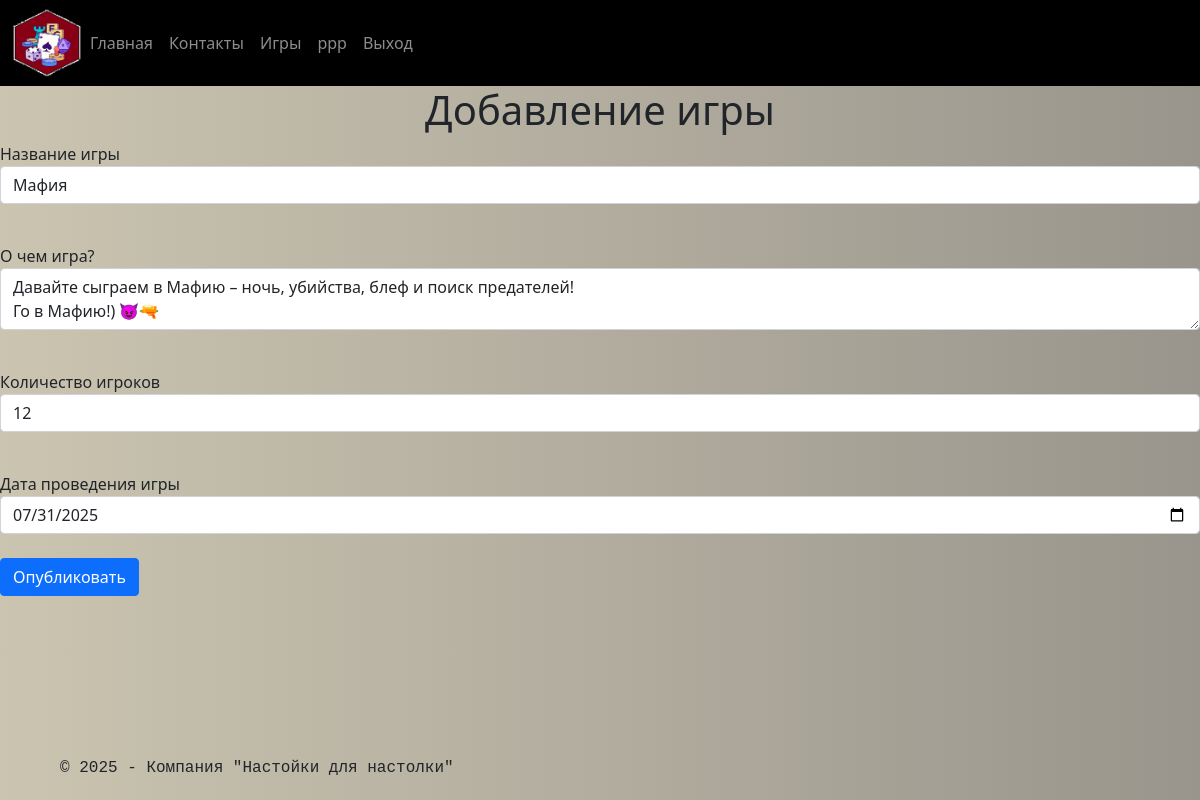
Page /gamesplay/1 (signed in) on the committed database.
### data/users.py (models this page shows, shortened)
class Player(SqlAlchemyBase, UserMixin, SerializerMixin):
    __tablename__ = 'players'
    id = sqlalchemy.Column(sqlalchemy.Integer,
                           primary_key=True, autoincrement=True)
    name = sqlalchemy.Column(sqlalchemy.String, nullable=True)
    about = sqlalchemy.Column(sqlalchemy.String, nullable=True)
    email = sqlalchemy.Column(sqlalchemy.String, unique=True,
                              index=True, nullable=True)
    hashed_password = sqlalchemy.Column(sqlalchemy.String,
                                        nullable=True)
    level = sqlalchemy.Column(sqlalchemy.Integer, default=False,
                           autoincrement=True)
    create_date = sqlalchemy.Column(sqlalchemy.DateTime,
                                    default=datetime.datetime.now())
    games = orm.relationship("Games", back_populates='owner', lazy="joined")
    teams = orm.relationship("Teams", back_populates='owner', lazy="joined")

### data/games.py (models this page shows, shortened)
class Games(SqlAlchemyBase, SerializerMixin):
    __tablename__ = 'boardgames'
    id = sqlalchemy.Column(sqlalchemy.Integer,
                           primary_key=True, autoincrement=True)
    name_game = sqlalchemy.Column(sqlalchemy.String, nullable=True)
    content = sqlalchemy.Column(sqlalchemy.String, nullable=True)
    event_date = sqlalchemy.Column(sqlalchemy.DateTime)
    create_date = sqlalchemy.Column(sqlalchemy.DateTime,
                                    default=datetime.now())
    count_players = sqlalchemy.Column(sqlalchemy.Integer, nullable=True)
    owner_id = sqlalchemy.Column(sqlalchemy.Integer,
                                sqlalchemy.ForeignKey("players.id"))
    owner = orm.relationship('Player', back_populates="games")

### main.py (the view, shortened to what this page needs)
@app.route('/gamesplay/<int:id_num>', methods=['POST', 'GET'])
@login_required
def edit_game(id_num):
    form = GamesForm()
    if request.method == 'GET':
        db_sess = db_session.create_session()
        game = db_sess.query(Games).filter(
            Games.id == id_num, Games.owner == current_user
        ).first()
        if game:
            form.name_game.data = game.name_game
            form.content.data = game.content
            form.event_date.data  = game.event_date
            form.count_players.data = game.count_players
        else:
            abort(404)
    return render_template('/gamesplay.html', title='Редактирование новости', form=form)

### forms/boardgames.py
class GamesForm(FlaskForm):
    name_game = StringField('Название игры', validators=[DataRequired('Введите название игры')])
    content = TextAreaField('О чем игра?')
    event_date = DateField('Дата проведения игры', widget=DateInput())
    count_players = IntegerField('Количество игроков', widget=NumberInput())
    submit = SubmitField('Опубликовать')

### data/db_session.py (called while the page is built)
def create_session() -> Session:
    global __factory
    return __factory()

### main.py (called while the page is built)
@login_manager.user_loader
def load_user(user_id):
    db_sess = db_session.create_session()
    return db_sess.get(Player, user_id)

### templates/gamesplay.html (shortened to what this page needs)
{% extends "base.html" %}
{% block content %}
<h1>Добавление игры</h1>
<form action="" method="post">
    <p>
        {{ form.name_game.label }}<br>
        {{ form.name_game(class="form-control") }}<br>
    </p>
    <p>
        {{ form.content.label }}<br>
        {{ form.content(class="form-control") }}<br>
    </p>
        {{ form.count_players.label }}<br>
        {{ form.count_players(class="form-control") }}<br>
        {{ form.event_date.label }}<br>
        {{ form.event_date(class="form-control") }}<br>
    <p>{{ form.submit(type="submit", class="btn btn-primary") }}</p>
</form>
{% endblock %}

### templates/base.html (shortened to what this page needs)
<!doctype html>
<html lang="ru">
<head>
    <link href="https://cdn.jsdelivr.net/npm/bootstrap@5.0.2/dist/css/bootstrap.min.css" rel="stylesheet"
>
    <link rel="stylesheet" href="{{url_for('static', filename='css/style.css')}}">
</head>
<body>
<header class="navbar navbar-expand-md navbar-dark bd-navbar">
    <nav class="container-xxl flex-wrap flex-md-nowrap" aria-label="Main navigation">
        <div class="collapse navbar-collapse" id="bdNavbar">
            <img src="/static/img/ikon.jpg" alt="" width="70" height="70">
            <ul class="navbar-nav flex-row flex-wrap bd-navbar-nav pt-2 py-md-0">
                <li class="nav-item col-6 col-md-auto">
                    <a href="/" class="nav-link p-2 ">Главная</a>
                </li>
                <li class="nav-item col-6 col-md-auto">
                    <a href="/contacts" class="nav-link p-2 ">Контакты</a>
                </li>
                <li class="nav-item col-6 col-md-auto">
                    <a href="/boardgames" class="nav-link p-2 ">Игры</a>
                </li>
                {% if current_user.is_authenticated %}
                <li class="nav-item col-6 col-md-auto">
                    <a href="/personal-page" class="nav-link p-2 ">{{current_user.name}}</a>
                <li class="nav-item col-6 col-md-auto">
                    <a href="/logout" class="nav-link p-2 ">Выход</a>
                </li>
                    {% else %}
                    <a href="/login" class="nav-link p-2 ">Авторизация</a>
                </li>
                <li class="nav-item col-6 col-md-auto">
                    <a href="/register" class="nav-link p-2 ">Регистрация</a>
                </li>
                {% endif %}
            </ul>
        </div>
    </nav>
</header>
<div class="row">
    <main>
        {% block content %}{% endblock %}
    </main>
</div>
<p>&nbsp;</p>
<div class="fixed-bottom padding-left position_on_page">
    <footer class="bg-black text-grey text-left py-1 font-monospace">
        <p>&copy; 2025 &dash; Компания "Настойки для настолки"</p>
    </footer>
</div>
</body>
</html>

### static/css/style.css (style rules this page uses)
h1, h2, h3 { text-align: center; }
.position_on_page { margin-left: 30px; padding-left: 30px; }
body { margin: 0; background: linear-gradient(to right, #CAC4B0, #99958C); }
.bd-navbar { padding: .50rem 0; background-color: #000000; }

### rows in the picture
Player: name "ppp"
Games: name_game "Мафия", content "Давайте сыграем в Мафию – ночь, убийства, блеф и поиск предателей! Го в Мафию!) 😈🔫", count_players "12", event_date "07/31/2025"
